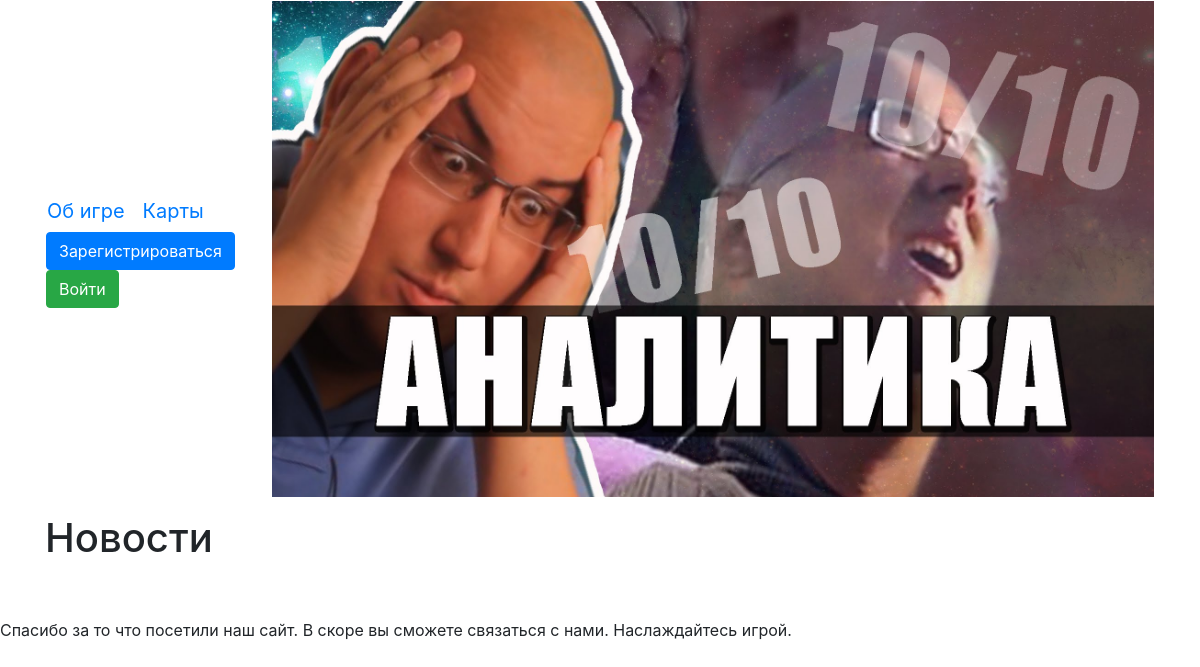
Before: / with the older database file.
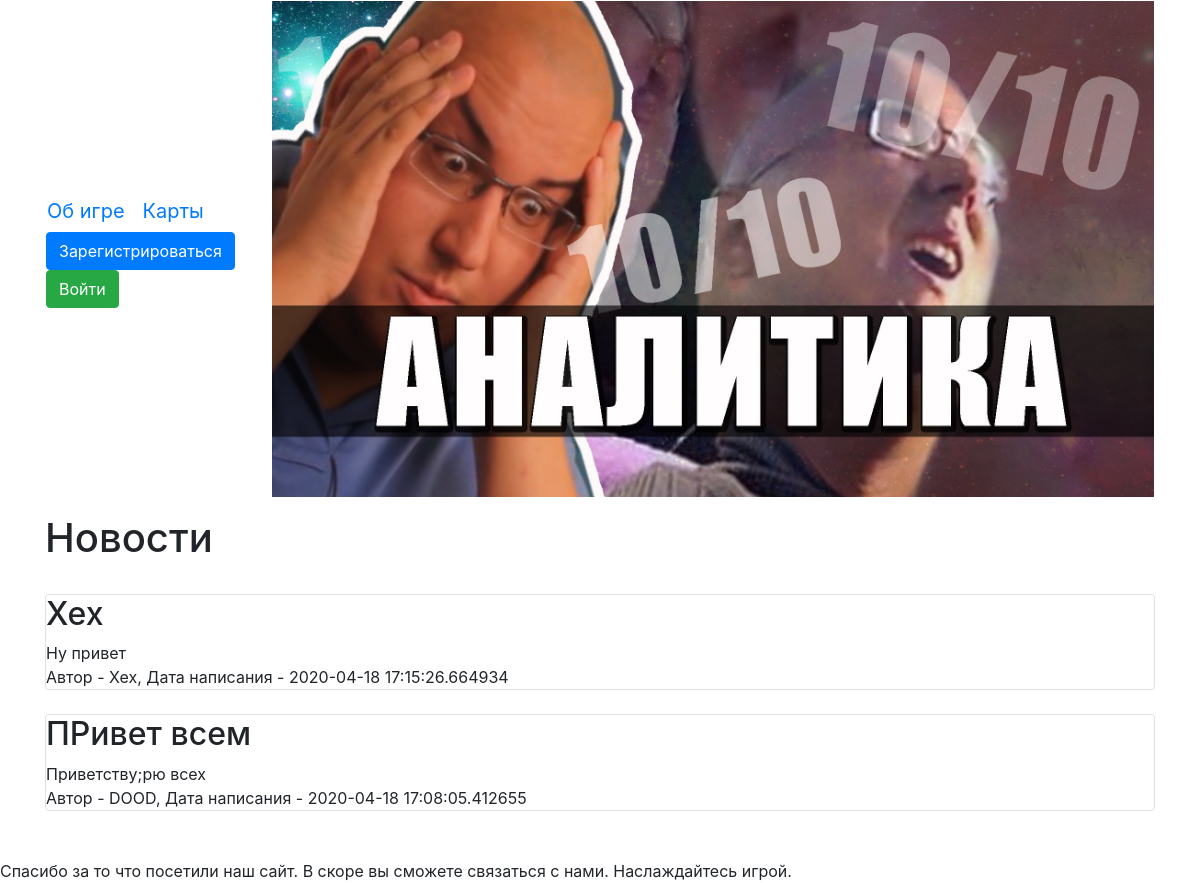
After: the same page with the newer database file.
### data/news.py (models this page shows)
class News(SqlAlchemyBase, SerializerMixin):
    __tablename__ = 'news'
    id = sqlalchemy.Column(sqlalchemy.Integer,
                           primary_key=True, autoincrement=True)
    title = sqlalchemy.Column(sqlalchemy.String, nullable=True, default='Сообщение')
    content = sqlalchemy.Column(sqlalchemy.String, nullable=True)
    created_date = sqlalchemy.Column(sqlalchemy.DateTime,
                                     default=datetime.datetime.now)
    user_id = sqlalchemy.Column(sqlalchemy.Integer,
                                sqlalchemy.ForeignKey("users.id"))
    user = orm.relation('User')

### data/users.py (models this page shows, shortened)
class User(SqlAlchemyBase, UserMixin, SerializerMixin):
    __tablename__ = 'users'
    id = sqlalchemy.Column(sqlalchemy.Integer,
                           primary_key=True, autoincrement=True)
    name = sqlalchemy.Column(sqlalchemy.String(15), unique=True)
    email = sqlalchemy.Column(sqlalchemy.String, unique=True)
    hashed_password = sqlalchemy.Column(sqlalchemy.String)
    create_date = sqlalchemy.Column(sqlalchemy.DateTime, default=datetime.datetime.now)
    records = orm.relation("Records", back_populates='user')
    news = orm.relation("News", back_populates='user')

### main.py (the view)
@app.route("/")
def index():
    session = db_session.create_session()
    news = session.query(News)[::-1]
    return render_template('index.html', news=news)

### data/db_session.py (called while the page is built)
def create_session() -> Session:
    global __factory
    return __factory()

### templates/index.html (shortened to what this page needs)
{% extends "base.html" %}
{% block content %}
<h1>Новости</h1>
<br>
{% for item in news%}
<div class="col-md6 border rounded">
    <h2>{{item.title}}</h2>
    <div>
        {{item.content}}
    </div>
    <div>
        Автор - {{item.user.name}}, Дата написания - {{item.created_date}}
    </div>
</div>
<br>
{% endfor %}
{% endblock %}

Changed rows visible on the page:
added News: title "Хех", content "Ну привет", user.name "Хех", created_date "2020-04-18 17:15:26.664934"
added News: title "ПРивет всем", content "Приветству;pю всех", user.name "DOOD", created_date "2020-04-18 17:08:05.412655"
